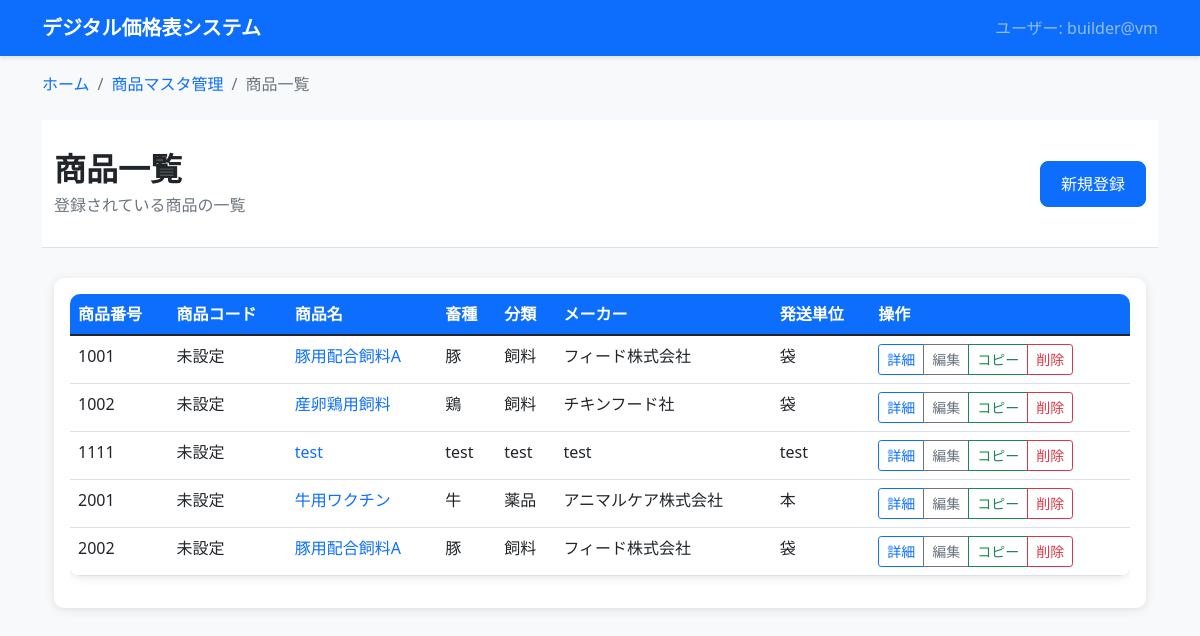
Page /products/products/ on the committed database.
### dashboard/products_master/models.py (models this page shows, shortened)
class Product(models.Model):
    product_number = models.IntegerField('商品番号', unique=True, help_text='システム自動採番の商品番号')
    product_code = models.CharField('商品コード', max_length=50, blank=True, null=True, help_text='ユーザー管理用の商品コード')
    livestock_type = models.CharField('畜種', max_length=50)
    category = models.CharField('分類', max_length=100)
    manufacturer = models.CharField('メーカー', max_length=100)
    product_name = models.CharField('商品名', max_length=200)
    model_number = models.CharField('型式', max_length=100, blank=True, null=True)
    specification = models.CharField('規格', max_length=100, blank=True, null=True)
    shipping_unit = models.CharField('発送単位', max_length=50)
    shipping_fee = models.CharField('送料', max_length=100, blank=True, null=True)
    remarks = models.TextField('備考', blank=True, null=True)
    is_active = models.BooleanField('有効', default=True, help_text='無効にすると論理削除されます')
    deleted_at = models.DateTimeField('削除日時', null=True, blank=True)
    created_at = models.DateTimeField('作成日時', auto_now_add=True)
    updated_at = models.DateTimeField('更新日時', auto_now=True)
    objects = models.Manager()  # デフォルトマネージャー（全て）
    active_objects = ActiveProductManager()  # 有効な商品のみ
    class Meta:
        verbose_name = '商品マスタ'
        verbose_name_plural = '商品マスタ'
        ordering = ['product_number']

### dashboard/products_master/product_list/views.py (the view)
# urls.py: path('products/', list_views.product_list, name='product_list'),
def product_list(request):
    products = Product.active_objects.all().order_by('product_number')
    paginator = Paginator(products, 20)  # 20件ずつ表示
    page_number = request.GET.get('page')
    page_obj = paginator.get_page(page_number)
    context = {
        'current_user': get_current_user(),
        'page_obj': page_obj,
        'breadcrumbs': [
            {'title': '商品マスタ管理', 'url': '/products/'},
            {'title': '商品一覧', 'url': None}
        ]
    }
    return render(request, 'products_master/product_list.html', context)

### dashboard/products_master/models.py (called while the page is built)
    def get_queryset(self):
        return super().get_queryset().filter(is_active=True)

### digital_pricelist_system/utils.py (called while the page is built)
def get_current_user():
    try:
        username = getpass.getuser()
        hostname = socket.gethostname()
        return f"{username}@{hostname}"
    except Exception as e:
        print(f"ユーザ情報取得エラー: {e}")
        return "unknown@unknown"

### templates/products_master/product_list.html (shortened to what this page needs)
{% extends 'base.html' %}
{% block breadcrumb %}
    {% include 'components/breadcrumb.html' with breadcrumbs=breadcrumbs %}
{% endblock %}
{% block content %}
    {% include 'components/page_header.html' with page_title="商品一覧" page_subtitle="登録されている商品の一覧" header_actions='<a href="/products/products/create/" class="btn btn-primary">新規登録</a>' %}
    <div class="container">
        <div class="card">
            <div class="card-body">
                {% if page_obj %}
                    <div class="table-responsive">
                        <table class="table table-hover">
                            <thead>
                                <tr>
                                    <th>商品番号</th>
                                    <th>商品コード</th>
                                    <th>商品名</th>
                                    <th>畜種</th>
                                    <th>分類</th>
                                    <th>メーカー</th>
                                    <th>発送単位</th>
                                    <th>操作</th>
                                </tr>
                            </thead>
                            <tbody>
                                {% for product in page_obj %}
                                    <tr>
                                        <td>{{ product.product_number }}</td>
                                        <td>{{ product.product_code|default:"未設定" }}</td>
                                        <td>
                                            <a href="{% url 'products_master:product_detail' product.pk %}" class="text-decoration-none">
                                                {{ product.product_name }}
                                            </a>
                                        </td>
                                        <td>{{ product.livestock_type }}</td>
                                        <td>{{ product.category }}</td>
                                        <td>{{ product.manufacturer }}</td>
                                        <td>{{ product.shipping_unit }}</td>
                                        <td>
                                            <div class="btn-group btn-group-sm">
                                                <a href="{% url 'products_master:product_detail' product.pk %}" class="btn btn-outline-primary">詳細</a>
                                                <a href="{% url 'products_master:product_edit' product.pk %}" class="btn btn-outline-secondary">編集</a>
                                                <a href="{% url 'products_master:product_copy' product.pk %}" class="btn btn-outline-success">コピー</a>
                                                <a href="{% url 'products_master:product_delete' product.pk %}" class="btn btn-outline-danger">削除</a>
                                            </div>
                                        </td>
                                    </tr>
                                {% endfor %}
                            </tbody>
                        </table>
                    </div>
                {% endif %}
            </div>
        </div>
    </div>
{% endblock %}

### static/css/common.css (style rules this page uses)
:root { --primary-color: #0d6efd; --secondary-color: #6c757d; --success-color: #198754; --info-color: #0dcaf0; --warning-color: #ffc107; --danger-color: #dc3545; --light-color: #f8f9fa; --dark-color: #212529; }
body { font-family: 'Segoe UI', Tahoma, Geneva, Verdana, sans-serif; background-color: var(--light-color); }
.card { border: none; box-shadow: 0 2px 10px rgba(0,0,0,0.1); border-radius: 10px; }
.btn { border-radius: 8px; font-weight: 500; padding: 10px 20px; }
.btn-primary { background-color: var(--primary-color); border-color: var(--primary-color); }
.table { background: white; border-radius: 10px; overflow: hidden; box-shadow: 0 2px 10px rgba(0,0,0,0.1); }
.table thead th { background-color: var(--primary-color); color: white; border: none; font-weight: 600; }

### rows in the picture
Product: product_number "1001", product_code "未設定", product_name "豚用配合飼料A", livestock_type "豚", category "飼料", manufacturer "フィード株式会社", shipping_unit "袋"
Product: product_number "1002", product_code "未設定", product_name "産卵鶏用飼料", livestock_type "鶏", category "飼料", manufacturer "チキンフード社", shipping_unit "袋"
Product: product_number "1111", product_code "未設定", product_name "test", livestock_type "test", category "test", manufacturer "test", shipping_unit "test"
Product: product_number "2001", product_code "未設定", product_name "牛用ワクチン", livestock_type "牛", category "薬品", manufacturer "アニマルケア株式会社", shipping_unit "本"
Product: product_number "2002", product_code "未設定", product_name "豚用配合飼料A", livestock_type "豚", category "飼料", manufacturer "フィード株式会社", shipping_unit "袋"

### other values in the picture
{{ current_user }} "builder@vm"
{{ crumb.title }} "商品マスタ管理"
{{ crumb.title }} "商品一覧"
{{ page_title }} "商品一覧"
{{ page_subtitle }} "登録されている商品の一覧"
{{ header_actions|safe }} "新規登録"
